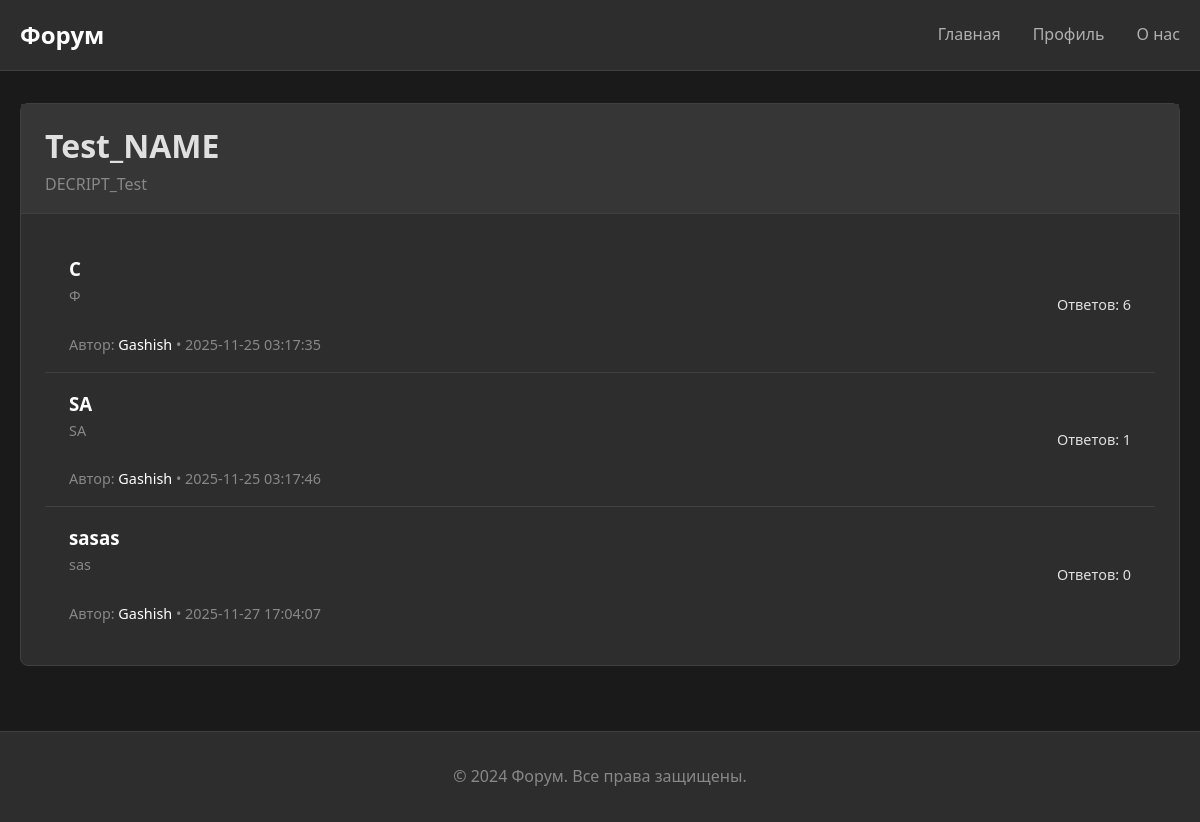
The page /category/1 on the database as committed earlier.
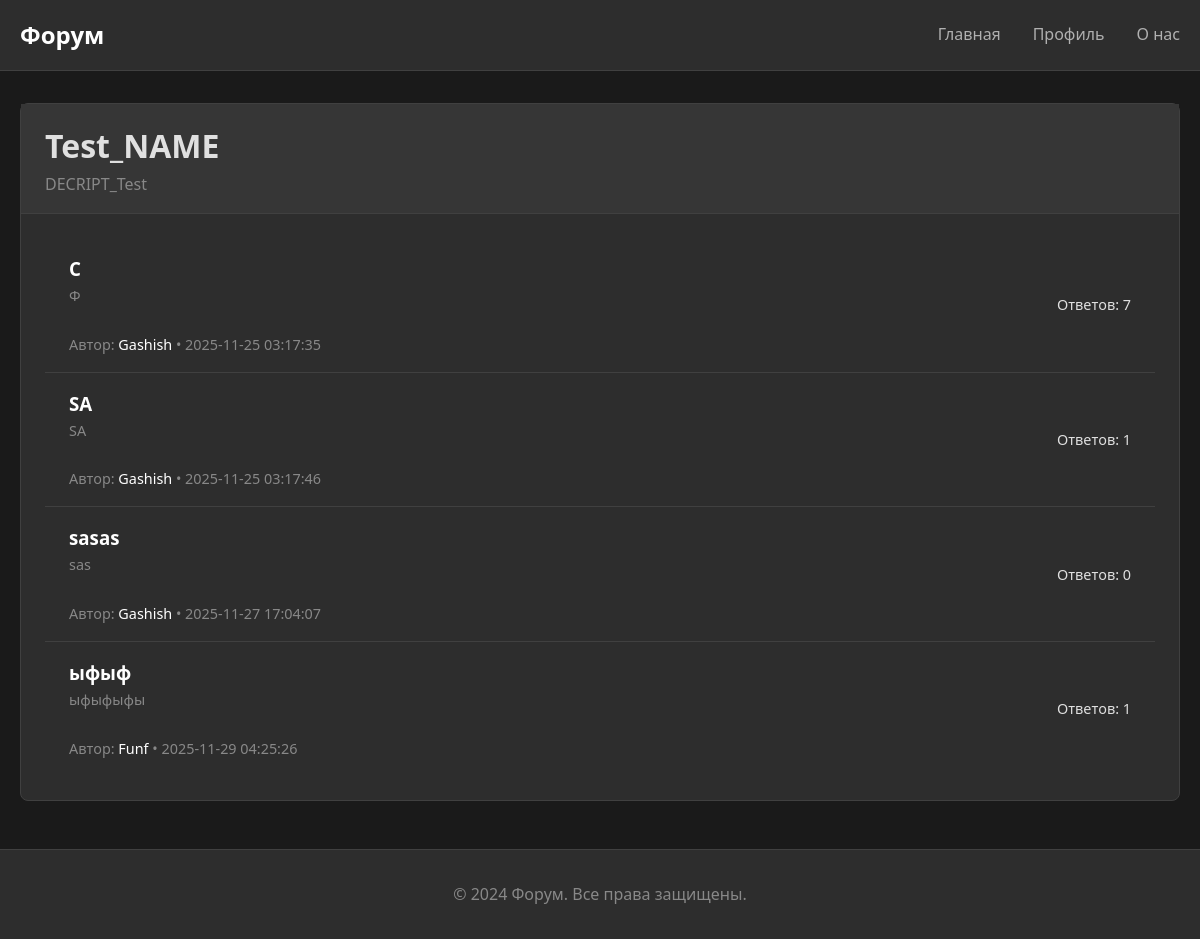
The same page on the database as committed later.
### app3.py (models this page shows)
class Topic(db.Model):
    __tablename__ = 'topics'
    id = db.Column(db.Integer, primary_key=True)
    user_id = db.Column(db.Integer, db.ForeignKey('users.id'), nullable=False)
    category_id = db.Column(db.Integer, db.ForeignKey('categories.id'), nullable=False)
    title = db.Column(db.String(200), nullable=False)
    content = db.Column(db.Text, nullable=False)
    created_at = db.Column(db.DateTime, default=datetime.now().replace(microsecond=0))
    posts = db.relationship('Post', backref='topic', lazy=True, cascade='all, delete-orphan')
    def __repr__(self):
        return f'<Topic {self.title}>'

class User(db.Model):
    __tablename__ = 'users'
    id = db.Column(db.Integer, primary_key=True)
    username = db.Column(db.String(80), unique=True, nullable=False)
    email = db.Column(db.String(120), unique=True, nullable=False)
    password = db.Column(db.String(120), nullable=False)
    admin = db.Column(db.Integer, default=0)
    created_at = db.Column(db.DateTime, default=datetime.now().replace(microsecond=0))
    categories = db.relationship('Category', backref='author', lazy=True)
    topics = db.relationship('Topic', backref='author', lazy=True)
    posts = db.relationship('Post', backref='author', lazy=True)
    def __repr__(self):
        return f'{self.username}'

### app3.py (the view, shortened to what this page needs)
@app.route('/category/<int:category_id>', methods=['GET', 'POST'])
def category(category_id):
    category = Category.query.get(category_id)
    topics = Topic.query.filter(Topic.category_id == category_id).all()
    for topics_id in topics:
        topics_id.reply_count = len(Post.query.filter(Post.topic_id==topics_id.id).all())
    print(topics)
    return render_template('category.html',category=category,topics=topics)

### templates/category.html (shortened to what this page needs)
<!DOCTYPE html>
<html lang="ru">
<head>
    <link rel="stylesheet" href="{{ url_for('static', filename='css/styles.css') }}">
</head>
<body>
    <header class="header">
        <div class="container">
            <nav class="navbar">
                <a href="{{ url_for('index') }}" class="logo">Форум</a>
                <ul class="nav-links">
                    <li><a href="{{ url_for('index') }}">Главная</a></li>
                    <li><a href="{{ url_for('profile') }}">Профиль</a></li>
                    <li><a href="{{ url_for('about') }}">О нас</a></li>
                </ul>
            </nav>
        </div>
    </header>
    <main class="main-content">
        <div class="container">
            <div class="card">
                <div class="card-header">
                    <div class="flex justify-between items-center">
                        <h1>{{ category.name }}</h1>
                    </div>
                    <p class="text-muted">{{ category.description }}</p>
                </div>
                <div class="card-body">
                    <ul class="list">
                        {% for topic in topics %}
                        <li class="list-item">
                            <div class="flex justify-between items-center">
                                <div>
                                    <h3>
                                        <a href="{{ url_for('topic', topic_id=topic.id) }}" style="color: #ffffff; text-decoration: none;">
                                            {{ topic.title }}
                                        </a>
                                    </h3>
                                    <p class="text-muted text-small">{{ topic.content }}</p>
                                    <br>
                                    <p class="text-muted text-small">Автор:<a href="{{ url_for('profile', username=topic.author) }}" style="color: #ffffff; text-decoration: none;">
                                        {{ topic.author }}
                                    </a> • {{ topic.created_at }}</p>
                                </div>
                                <div class="text-right">
                                    <div class="text-small">Ответов: {{ topic.reply_count }}</div>
                                </div>
                            </div>
                        </li>
                        {% endfor %}
                    </ul>
                </div>
            </div>
        </div>
    </main>
    <footer class="footer">
        <div class="container">
            <p>&copy; 2024 Форум. Все права защищены.</p>
        </div>
    </footer>
</body>
</html>

Rows that differ between the two databases and show on the page:
computed for Topic (number 1 of 4 on the later page): reply_count "6" → "7"
added Topic: title "ыфыф", content "ыфыфыфы", author "Funf", created_at "2025-11-29 04:25:26", reply_count "1"
